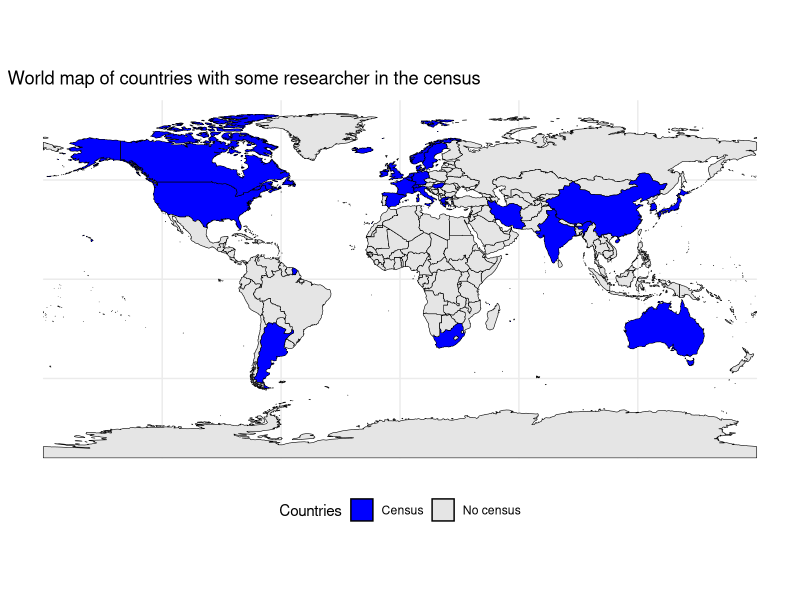
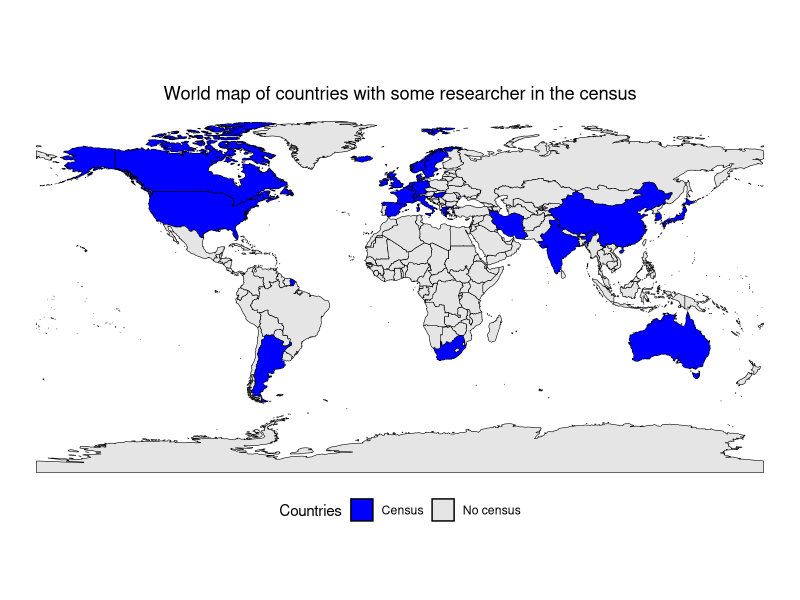

Write R code to recreate these figures, in order.
if (!require("ggplot2", character.only = TRUE)) {
  install.packages("ggplot2")
  library(ggplot2)
}
if (!require("dplyr", character.only = TRUE)) {
  install.packages("dplyr")
  library(dplyr)
}
if (!require("rnaturalearth", character.only = TRUE)) {
  install.packages("rnaturalearth")
  library(rnaturalearth)
}

if (!require("rnaturalearthdata", character.only = TRUE)) {
  install.packages("rnaturalearthdata")
  library(rnaturalearthdata)
}

# Load world map data
world <- ne_countries(scale = "medium", returnclass = "sf")

# Specify the countries to color
highlight_countries <- c("United States of America", "Italy", "Canada", "Australia", "Spain", "Germany", 
                         "United Kingdom", "France", "India", "Belgium", "Netherlands", "Greece", 
                         "Ireland", "Czech Republic", "Denmark", "Norway", "Sweden", "Argentina", 
                         "China", "Iceland", "Iran", "Japan", "Luxembourg", "Serbia", "South Africa", 
                         "South Korea", "Switzerland", "Hungary")

# Create a new column to identify highlighted countries
world <- world %>%
  mutate(highlight = ifelse(admin %in% highlight_countries, "Census", "No census"))

# Plot the map
ggplot(data = world) +
  geom_sf(aes(fill = highlight), color = "black") +  # Fill by 'highlight' column
  scale_fill_manual(values = c("Census" = "blue", "No census" = "gray90")) +  # Define colors
  theme_minimal() +
  labs(fill = "Countries") +
  theme(legend.position = "bottom") +
  ggtitle ("World map of countries with some researcher in the census")

ggplot(data = world) +
  geom_sf(aes(fill = highlight), color = "black") +
  scale_fill_manual(values = c("Census" = "blue", "No census" = "gray90")) +
  theme_void() +
  labs(fill = "Countries") +
  theme(legend.position = "bottom", plot.title = element_text(hjust = 0.5)) +
  ggtitle("World map of countries with some researcher in the census")
